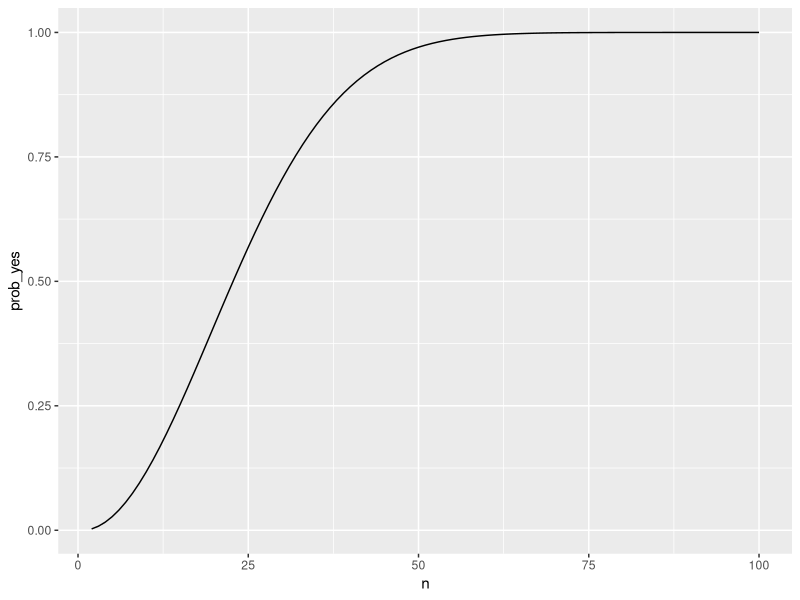
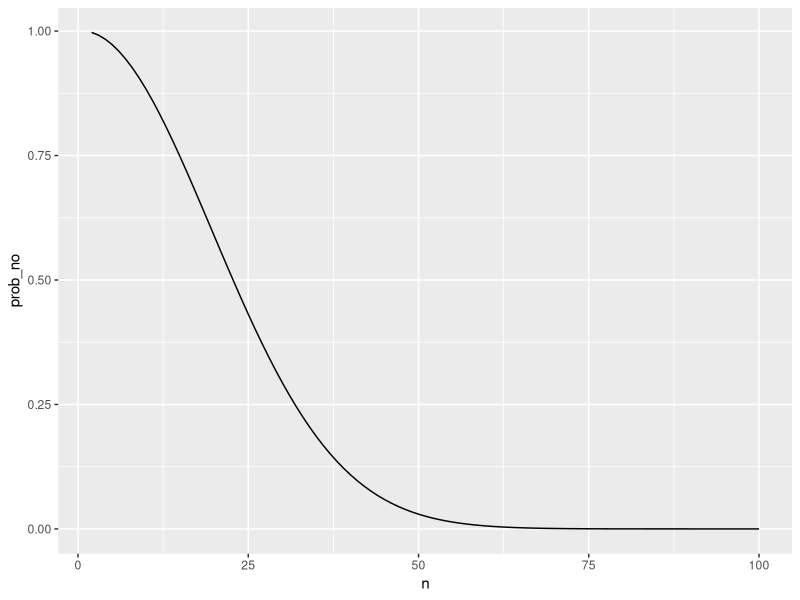

These figures' R source, in order:
## ---- chunk 1
library(ggplot2)
bd_par <- function(n) {
  nosb <- exp(lfactorial(365) - lfactorial(365 - n)- n * log(365))
                return(1 - nosb)
}

n    <- 2 : 100
prob_yes <- bd_par(n)

qplot(n, prob_yes, geom = "line")

prob_no <- exp(lfactorial(365) - lfactorial(365 - n)- n * log(365))

qplot(n, prob_no, geom = "line")
